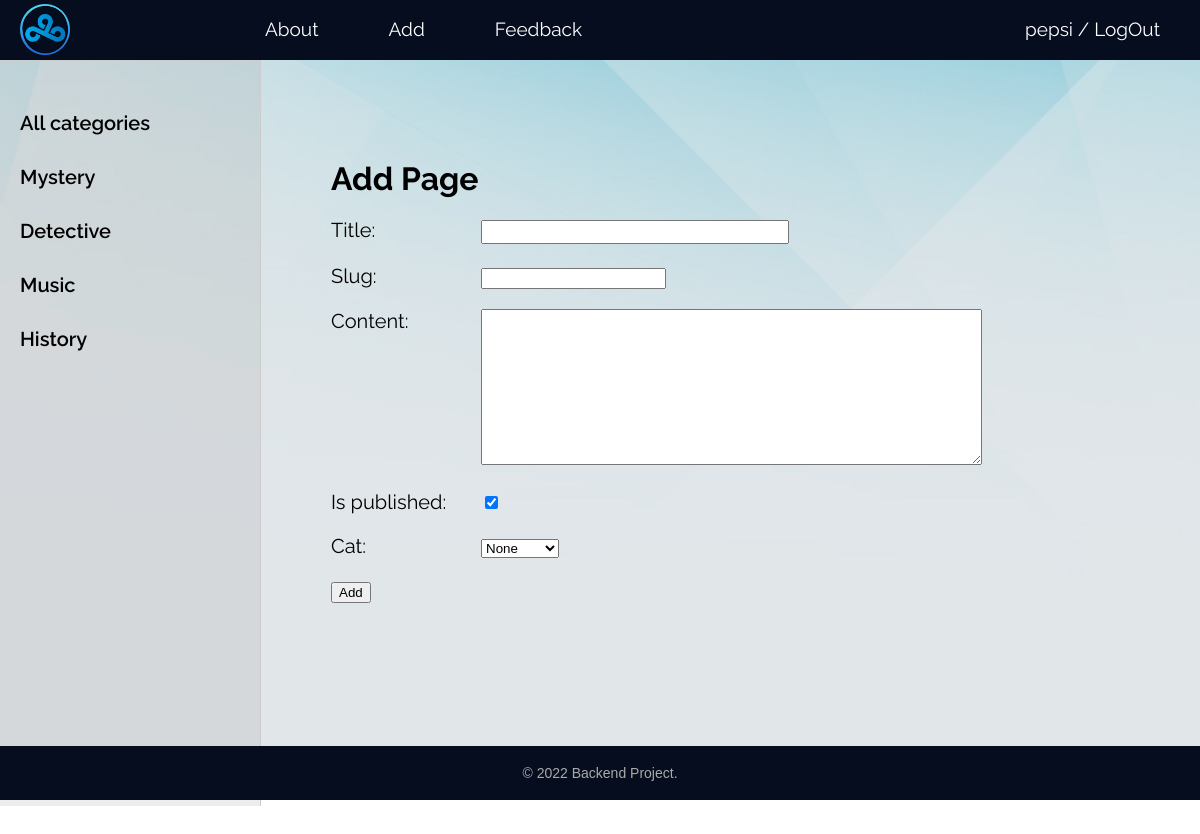
Screenshot of /addpage/ (signed in) with the database file from the repository.
### forum/models.py (models this page shows)
class Category(models.Model):
    name = models.CharField(max_length=100, db_index=True)
    slug = models.SlugField(max_length=255, unique=True, db_index = True)
    def __str__(self):
        return self.name
    def get_absolute_url(self):
        return reverse('category', kwargs={'cat_slug': self.slug})
    class Meta:
        ordering = ['id']
        verbose_name_plural = 'Categories'

### forum/views.py (the view)
# urls.py: path('addpage/', AddPage.as_view(), name='add_page'),
class AddPage(LoginRequiredMixin, DataMixin, CreateView):
    form_class = AddPostForm
    template_name = 'forum/addpage.html'
    success_url = reverse_lazy('home')
    login_url = reverse_lazy('home')
    raise_exception = True
    def get_context_data(self, *, object_list=None, **kwargs):
        context = super().get_context_data(**kwargs)
        context['menu'] = menu
        context['title'] = 'Add Page'
        return context

### forum/forms.py (shortened to what this page needs)
class AddPostForm(forms.ModelForm):
    def __init__(self, *args, **kwargs):
        super().__init__(*args, **kwargs)
        self.fields['cat'].empty_label = "None"
    class Meta:
        model = Forum
        fields = ['title', 'slug', 'content', 'is_published', 'cat']
        widgets = {
            'title': forms.TextInput(attrs={'class': 'form-input'}),
            'content': forms.Textarea(attrs={'cols': 60, 'rows': 10}),
        }

### forum/templatetags/forum_tags.py (called while the page is built)
@register.simple_tag(name='getcats')
def get_categories(filter=None):
    if not filter:
        return Category.objects.all()
    else:
        return Category.objects.filter(pk=filter)

### forum/templates/forum/addpage.html (shortened to what this page needs)
{% extends 'forum/base.html' %}
{% block content %}
<h1>{{title}}</h1>
<form action="{% url 'add_page' %}" method="post">
    {% for f in form %}
    <p><label for="{{ f.id_for_label }}" class="form-label">{{f.label}}: </label>{{ f }}</p>
    {% endfor %}
    <button type="submit">Add</button>
</form>
{% endblock %}

### forum/templates/forum/base.html (shortened to what this page needs)
{% load static %}
{% load forum_tags %}
<!DOCTYPE html>
<html>
<head>
	<link type="text/css" href="{% static 'forum/css/styles.css' %}" rel="stylesheet" />
</head>
<body>
<table class="table-page" border=0 cellpadding="0" cellspacing="0">
<tr><td valign=top>
{% block mainmenu %}
		<div class="header">
			<ul id="mainmenu" class="mainmenu">
			<li class="logo"><a href="{% url 'home' %}"><div class="logo"><img src="{% static 'forum/images/cloud9.png' %}" alt="" width="50px"></div></a></li>
            {% for m in menu %}
                <li><a href="{% url m.url_name %}">{{m.title}}</a></li>
                {% endfor %}
                {% if request.user.is_authenticated %}
                <li class="last"><a href="{% url 'user_profile' user.id  %}">{{user.username}}</a> / <a href="{% url 'logout' %}">LogOut</a></li>
                {% else %}
                <li class="last"><a href="{% url 'register' %}">Sign Up</a> / <a href="{% url 'login' %}">Log In</a></li>
                {% endif %}
            </ul>
                    </div>
            {% endblock mainmenu %}
<table class="table-content" border=0 cellpadding="0" cellspacing="0">
<tr>
	<td valign="top" class="left-chapters">
        {% getcats as categories %}
	<ul id="leftchapters">
{% if cat_selected == 0 %}
		<li class="selected">All categories</li>
{% else %}
        <li><a href="{% url 'home' %}">All categories</a></li>
{% endif %}
{% for c in categories %}
    {% if c.pk == cat_selected %}
		    <li class="selected">{{c.name}}</li>
    {% else %}
            <li><a href="{{ c.get_absolute_url }}">{{c.name}}</a></li>
    {% endif %}
{% endfor %}
	</ul>
</td>
<td valign="top" class="content">
	<div class="content-text">
{% block content %}
{% endblock %}
	</div>
</td></tr></table>
</td></tr>
<tr><td valign=top>
	<div id="footer">
		<p>&copy; 2022 Backend Project.</p>
	</div>
</td></tr></table>
</body>
</html>

### forum/static/forum/css/styles.css (style rules this page uses)
html, body { font-family: 'Raleway', sans-serif; margin: 0; padding: 0; height: 100%; width: 100%; color: #444; background: url('../images/bg1.jpg') no-repeat center top / cover; }
a { color: #0059b2; text-decoration: none; }
img { max-width: 600px; height: auto; }
.table-page { width: 100%; height: 100%; vertical-align: top; }
.table-page tr { height: 100%; }
.header { background: #050d1e; height: 60px; }
.logo { padding-top: 2px; padding-left: 10px; margin-right: 165px; }
ul.mainmenu { list-style: none; margin: 0; padding: 0; height: 60px; color: white; font-size: 19px; overflow: hidden; }
ul.mainmenu li { float: left; margin: 18px 40px 0 30px; }
ul.mainmenu li.logo { margin: 0; }
ul.mainmenu li.last { float: right; }
ul.mainmenu li a { color: white; text-decoration: none; }
.table-content { width: 100%; min-height: 100%; height: 100%; }
.left-chapters { margin: 0; background: #9898982c; border-right: 1px solid #ccc; border-top: 1px solid #ccc; min-height: 100%; }
.left-chapters ul { width: 230px; min-height: 100%; margin: 0; padding: 20px 10px 10px 20px; list-style: none; font-size: 20px; font-weight: 600; }
.left-chapters ul li { margin: 30px 0 0 0; color: #999; }
.left-chapters ul li a { color: black; text-decoration: none; }
.content { padding: 40px 20px 20px 40px; width: 100%; box-sizing: border-box; }
.content-text { margin: 60px 0 0 30px; color: #000; font-size: 20px; font-weight: 400; }
.content-text h1 { font-size: 32px; }
#footer { box-sizing: border-box; background: #050d1e; padding: 5px; color: #aaa; display: flex; justify-content: center; font-size: 14px; font-family: Verdana, Geneva, Arial, Helvetica; text-align: left; overflow: hidden; }
.form-input { width: 300px; font-size: 16px; }
.form-label { display: inline-block; min-width: 150px; vertical-align: top; }

### rows the page displays
Category: name "Mystery"
Category: name "Detective"
Category: name "Music"
Category: name "History"

### other values shown
{{ m.title }} "About" "Add" "Feedback"
{{ user.username }} "pepsi"
{{ title }} "Add Page"
{{ f.label }} "Title" "Slug" "Content" "Is published" "Cat"
